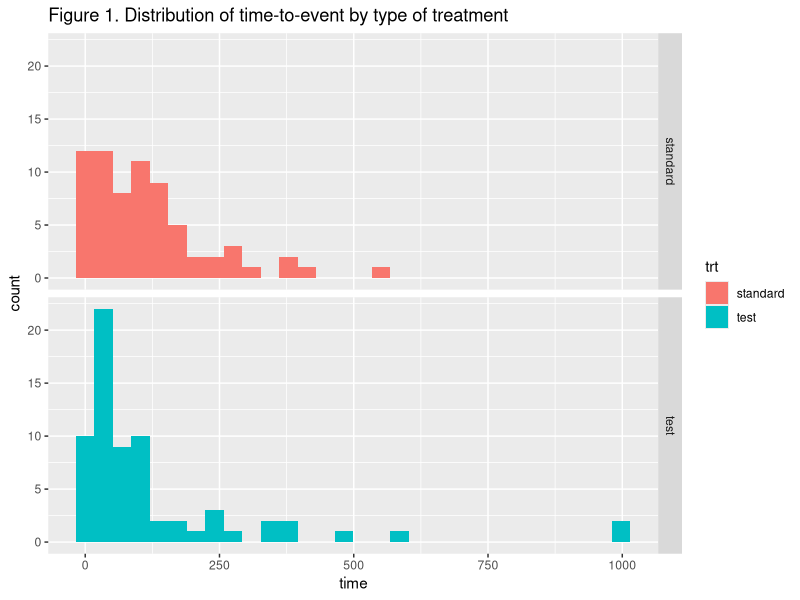
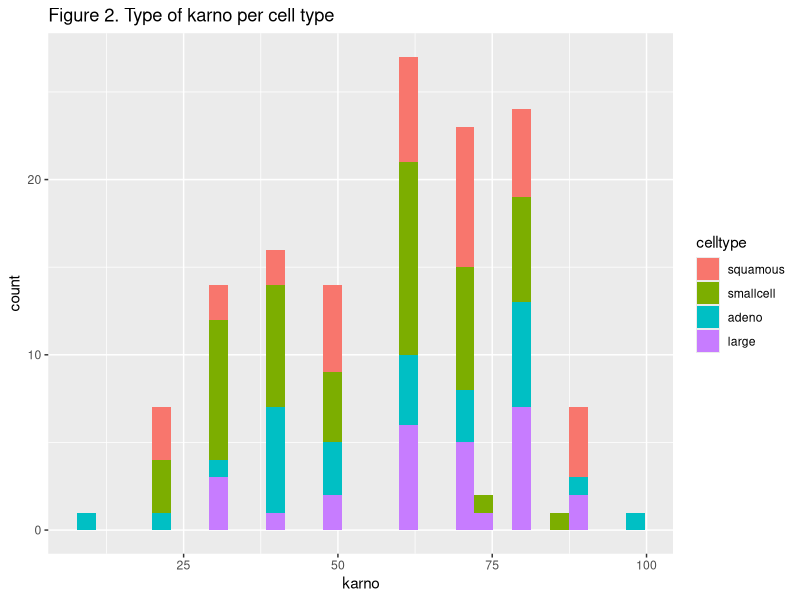
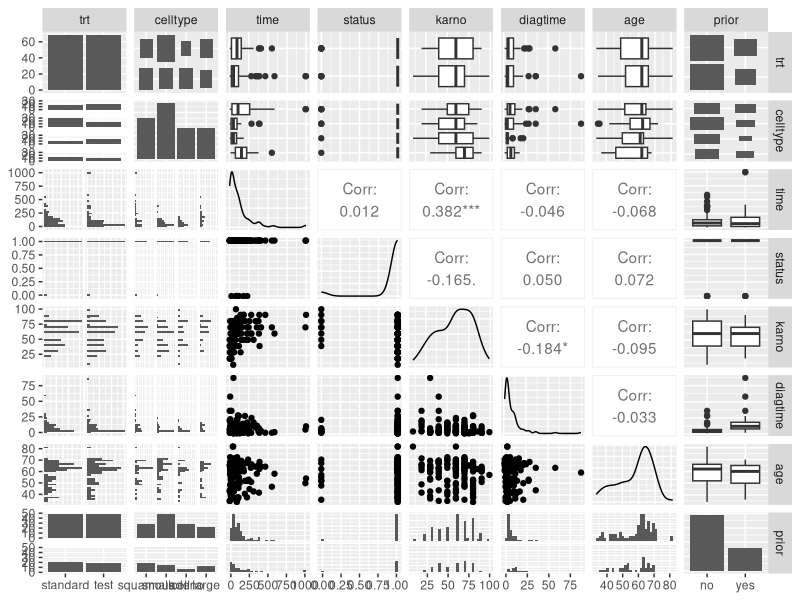
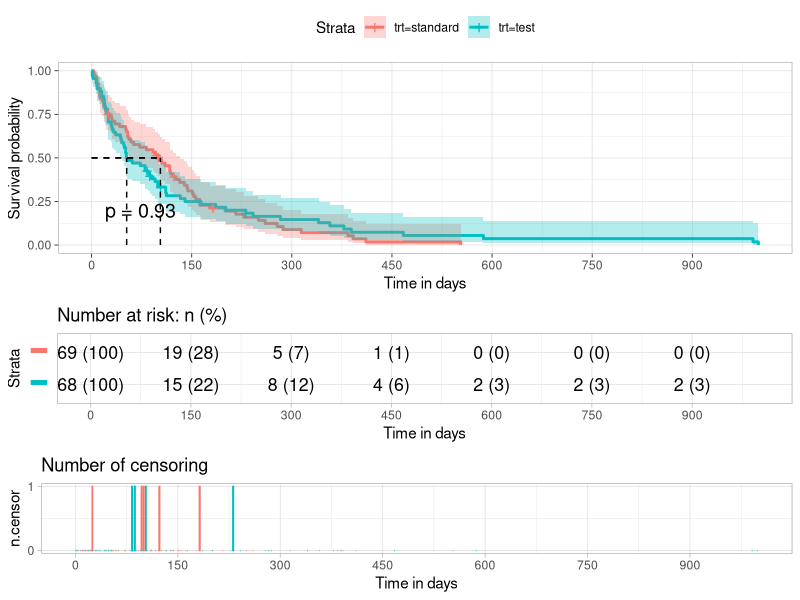
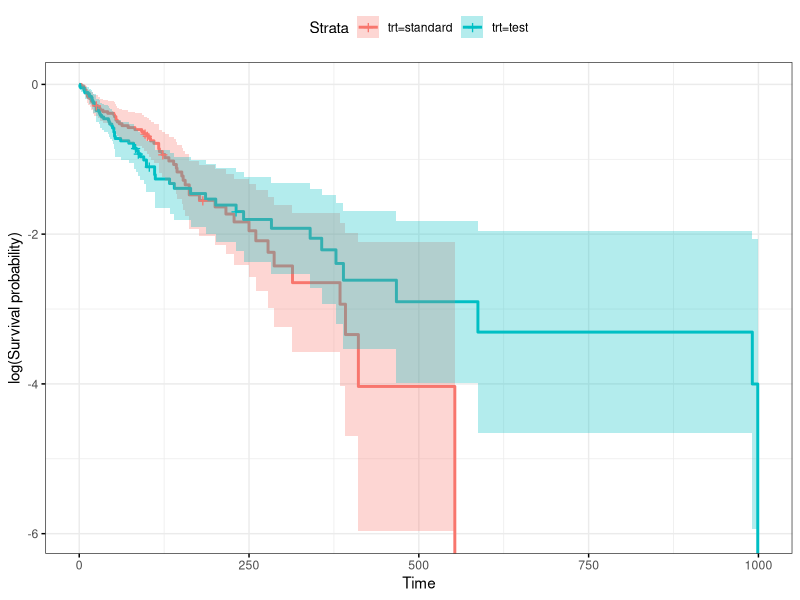
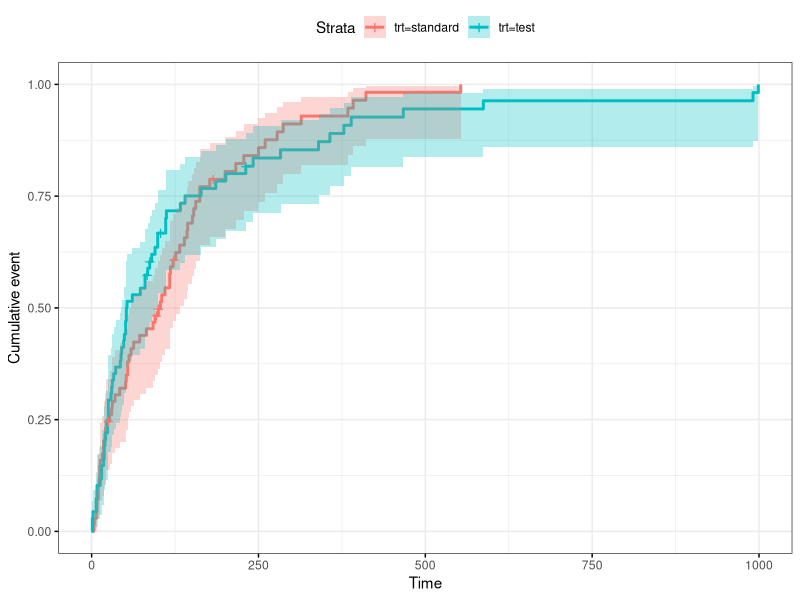
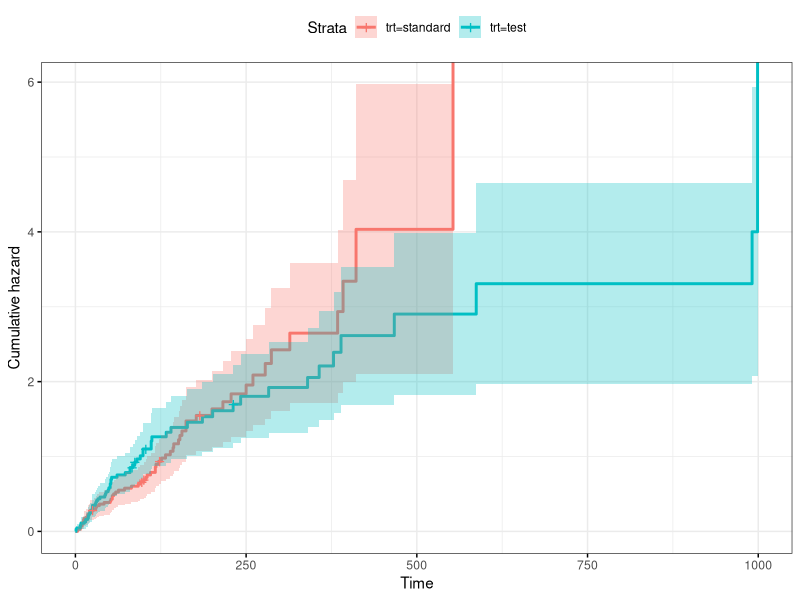
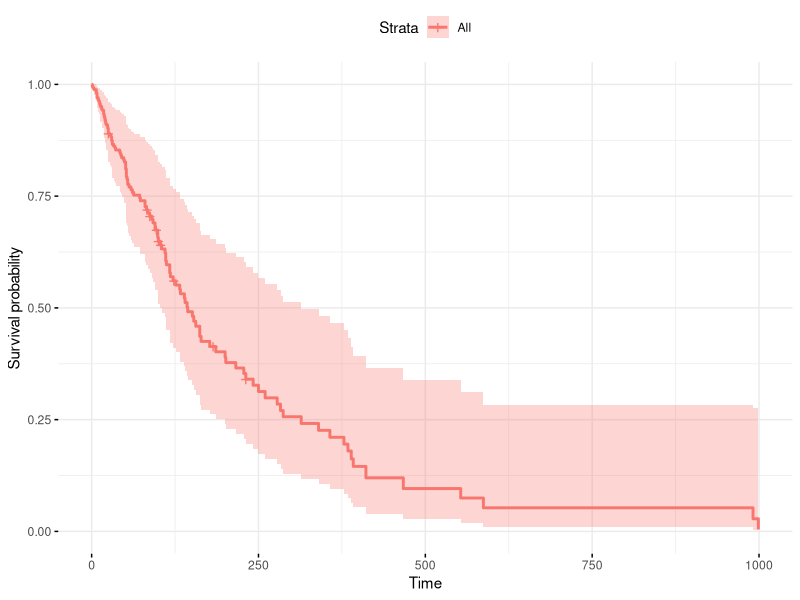

Source code (R) for these figures, in order:
## ---- chunk 1
knitr::opts_chunk$set(echo = TRUE, message=FALSE, warning=FALSE)
## ---- chunk 2
library(survival); library(survminer); library(ranger); library(ggplot2); library(dplyr); library(ggfortify)
data(veteran)
str(veteran)
## ---- chunk 3
veteran$trt <- factor(veteran$trt, labels = c("standard", "test"))
veteran$prior <- factor(veteran$prior, labels = c("no", "yes"))
## ---- chunk 4
vet_temp <- veteran #assign veteran to temporary object (we want status variable to remain numerical and not factor for the rest of the project, but transform it here in a factor for a cleaner summary)
vet_temp$status <- as.factor(vet_temp$status) #transform status as factor 
summary(vet_temp)
rm(vet_temp) #remove the object that we don't need now
## ---- chunk 5
ggplot(data = veteran, aes(x = time, fill = trt)) + 
  geom_histogram() + 
  facet_grid(trt ~.) + 
  ggtitle("Figure 1. Distribution of time-to-event by type of treatment")
## ---- chunk 6
ggplot(data = veteran, aes(x = karno, fill = celltype)) + 
  geom_histogram() + 
  ggtitle("Figure 2. Type of karno per cell type")
## ---- chunk 7
library(GGally)
ggpairs(veteran)
## ---- chunk 8
fit1 <- survfit(Surv(time, status) ~ trt, data=veteran)
summary(fit1)$table
## ---- chunk 9
ggsurvplot(
  fit1,                     #survival model we want to plot 
  pval = TRUE,              #displays p-value of log-rank test, if p-value < 0.05, then the difference between the two curves are statistically significant
  conf.int = TRUE,          #plots a confidence interval for each curve
  xlab = "Time in days",
  break.time.by = 150,      # break X axis in time intervals by 100.
  ggtheme = theme_light(),  # customize theme with a grid for better readability 
  risk.table = "abs_pct",   # absolute number and percentage at risk
  risk.table.y.text.col = T,# colour risk table text annotations
  risk.table.y.text = FALSE,# show bars instead of names in text annotations
                            # in legend of risk table.
  ncensor.plot = TRUE,      # plot the number of censored subjects at time t
  surv.median.line = "hv"   # add the median survival pointer
)
## ---- chunk 10
ggsurvplot(fit1,
          conf.int = TRUE,
          ggtheme = theme_bw(), 
          fun = "log")
## ---- chunk 11
ggsurvplot(fit1,
          conf.int = TRUE,
          ggtheme = theme_bw(), 
          fun = "event")
## ---- chunk 12
ggsurvplot(fit1,
          conf.int = TRUE,
          ggtheme = theme_bw(), 
          fun = "cumhaz")
## ---- chunk 13
fit_cox_uni <- coxph(Surv(time, status) ~ trt, data = veteran)
summary(fit_cox_uni)
## ---- chunk 14
fit_cox_multi <- coxph(Surv(time, status) ~ ., data = veteran)
summary(fit_cox_multi)
## ---- chunk 15
ggsurvplot(survfit(fit_cox_multi, data = veteran), ggtheme = theme_minimal())
